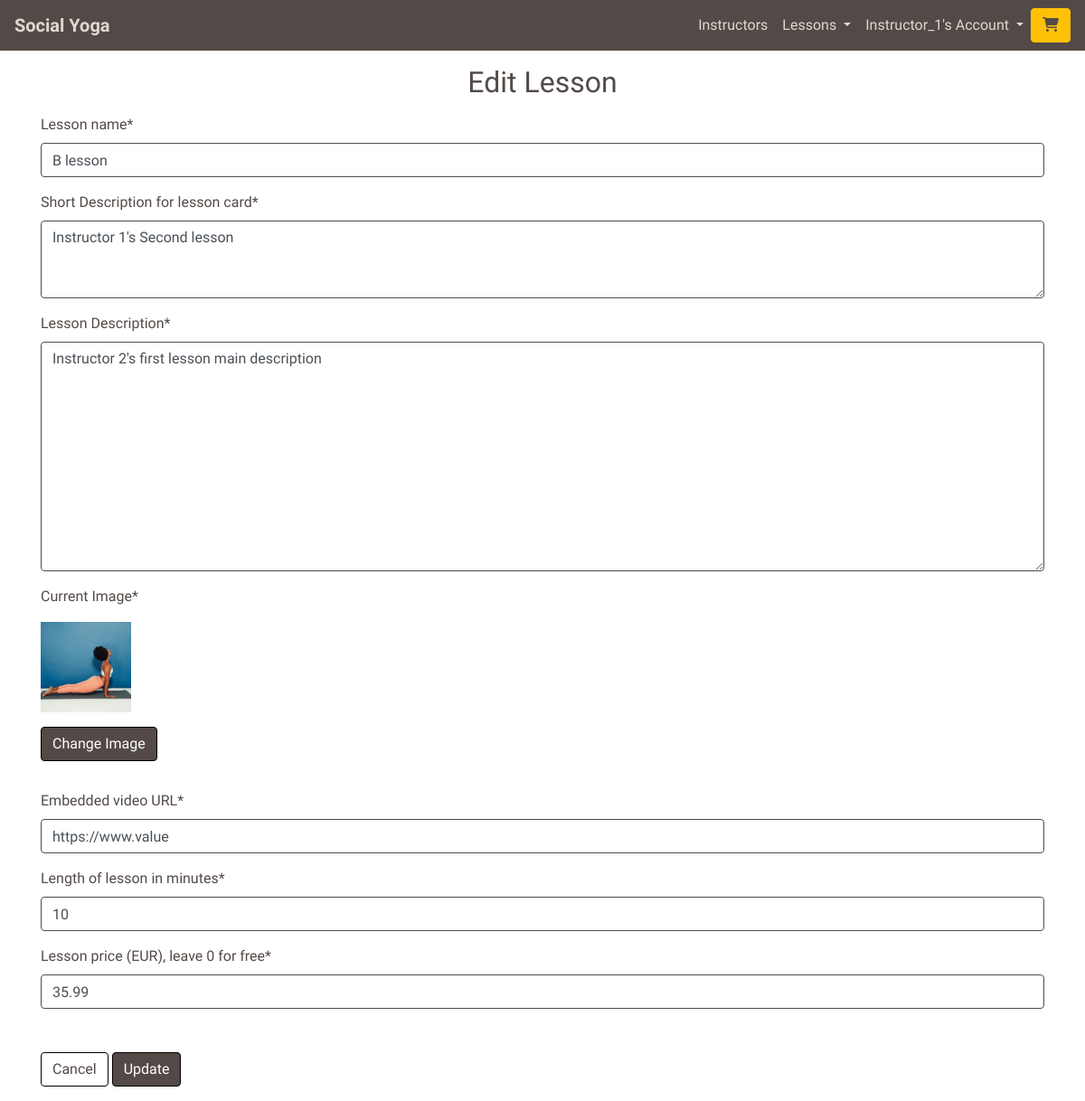
Page /lessons/edit_lesson/B198AD4009CB4248B5E60960FF517AFF (signed in) on the earlier database version.
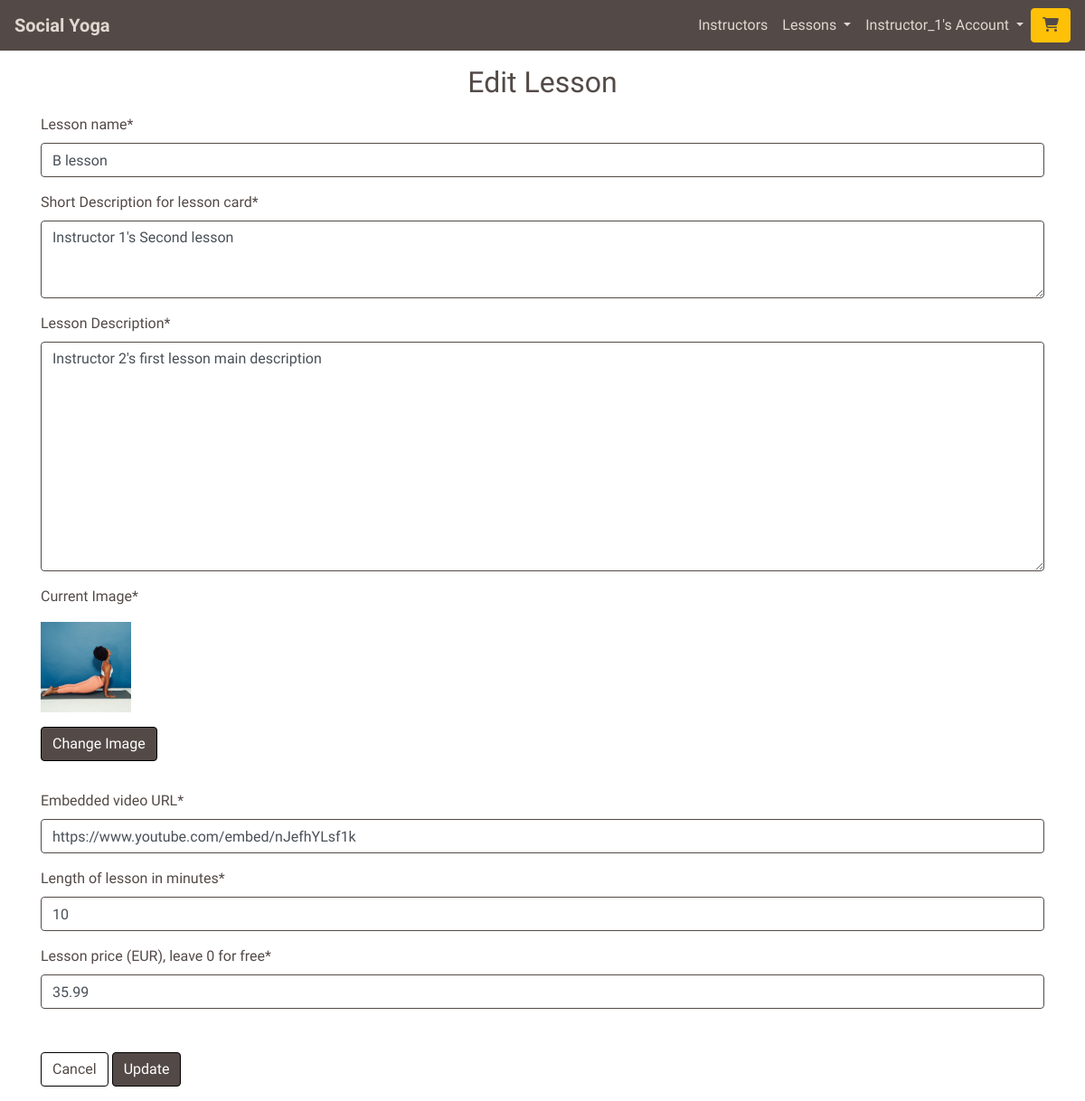
Same page on the later database version.
### lessons/models.py (models this page shows, shortened)
class Lesson(models.Model):
    lesson_id = models.CharField(max_length=32,
                                 null=False,
                                 editable=False)
    instructor_profile = models.ForeignKey(UserProfile,
                                           on_delete=models.SET_NULL,
                                           null=True,
                                           blank=True,
                                           related_name='lessons')
    lesson_name = models.CharField(max_length=32,
                                   null=False,
                                   editable=True)
    card_description = models.TextField(max_length=254)
    description = models.TextField(max_length=2048)
    image = ResizedImageField(size=[600, 600],
                              quality=75,
                              crop=['middle', 'center'],
                              force_format='JPEG',
                              upload_to='lesson_images/')
    rating = models.DecimalField(max_digits=5,
                                 decimal_places=0,
                                 null=True, blank=True)
    video_url = models.URLField(max_length=1024,
                                blank=False,
                                null=False)
    time = models.IntegerField(blank=False, null=False)
    is_free = models.BooleanField(default=True)
    price = models.DecimalField(max_digits=6,
                                decimal_places=2,
                                blank=False,
                                null=False,
                                default=0.00)

### lessons/views.py (the view)
# urls.py: path('edit_lesson/<lesson_id>', views.edit_lesson, name='edit_lesson'),
@login_required
def edit_lesson(request, lesson_id):
    profile = get_object_or_404(UserProfile, user=request.user)
    if not profile.is_instructor:
        messages.error(request, 'Only instructors can do this.')
        return redirect('home')
    try:
        instructor_lesson = get_object_or_404(Lesson, lesson_id=lesson_id)
    except Exception:
        messages.error(request, 'Invalid lesson ID, no lessons were updated.')
        return redirect(reverse('instructor_admin'))
    if instructor_lesson.instructor_profile != profile:
        messages.error(request, ('You can only edit your own lessons, '
                                 'please check your username.'))
        return redirect(reverse('instructor_admin'))
    if request.method == 'POST':
        form = LessonForm(request.POST,
                          request.FILES,
                          instance=instructor_lesson)
        if form.is_valid():
            form.save()
        else:
            messages.error(request, ('Invalid form data, please try again. '
                                     'No lessons were updated.'))
        return redirect('instructor_admin')
    else:
        form = LessonForm(instance=instructor_lesson)
        template = 'lessons/edit_lesson.html'
        context = {
            'profile': profile,
            'lesson': instructor_lesson,
            'form': form,
        }
        return render(request, template, context)

### lessons/forms.py
class LessonForm(forms.ModelForm):
    class Meta:
        model = Lesson
        fields = ['lesson_name',
                  'card_description',
                  'description',
                  'image',
                  'video_url',
                  'time',
                  'price',
                  ]
        labels = {
            'card_description': 'Short Description for lesson card',
            'description': 'Lesson Description',
            'time': 'Length of lesson in minutes',
            'price': 'Lesson price (EUR), leave 0 for free',
            'video_url': 'Embedded video URL',
        }
    def __init__(self, *args, **kwargs):
        super(LessonForm, self).__init__(*args, **kwargs)
        self.fields['card_description'].widget = forms.Textarea(attrs={
            'rows': 3,
            'cols': 25,
            'maxlength': 254
            })
        for field_name, field in self.fields.items():
            field.widget.attrs['class'] = 'custom-crispy-form-styling'

### yoga/utils.py (called while the page is built)
def get_profile_or_none(request):
    try:
        return UserProfile.objects.get(user=request.user)
    except Exception:
        return None

### lessons/templates/lessons/edit_lesson.html (shortened to what this page needs)
{% extends "base.html" %}
{% load static %}
{% block page_header %}
    <div class="container header-container">
        <div class="row">
            <div class="col">
                <h1 class="text-center title-text my-3">Edit Lesson</h1>
            </div>
        </div>
    </div>
{% endblock %}
{% block content %}
<div class="container page-contents">
    <div class="row">
        <div class="col-12 mb-3">
            <form method="POST" action="{% url 'edit_lesson' lesson.lesson_id %}" class="form" enctype="multipart/form-data">
                {% for field in form %}
                    {% if field.name != 'image' %}
                        {{ field | as_crispy_field }}
                    {% else %}
                        <p>Current Image*</p>
                        <div class="current-image-container" id="current-image-container">
                            <img class="mb-3" src="{{ MEDIA_URL }}{{ lesson.image }}" alt="image for {{ lesson.lesson_name }}" width="100" height="100" id="current-image">
                        </div>
                        <div id="change-image">
                            <label for="id_image" id="id_image_label" class="btn btn-custom-darken">Change Image</label>
                            {{ field }}
                        </div>
                    {% endif %}
                {% endfor %}
                <div class="checkout-buttons mt-5">
                    <a href="{% url 'instructor_admin' %}" class="btn btn-custom-invert">
                        Cancel
                    </a>
                    <input class="btn btn-custom-darken" type="Submit" value="Update">
                </div>
            </form>
        </div>
    </div>
</div>
{% endblock %}

Differences in the rows shown:
changed Lesson "B lesson": video_url "https://www.value" → "https://www.youtube.com/embed/nJefhYLsf1k"
